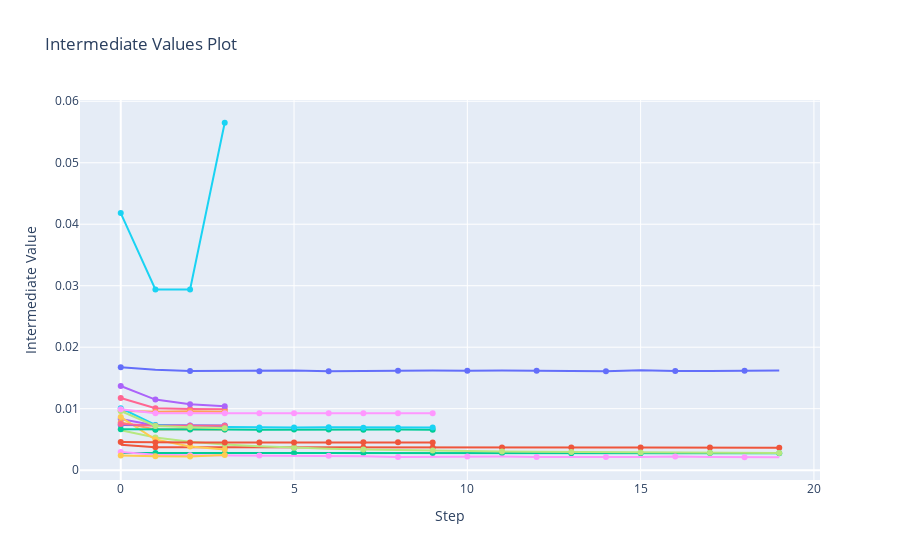

Notebook code cell kept with this figure:
### Code cell
scope = PlotlyScope()

fig=optuna.visualization.plot_intermediate_values(study)
with open("figure2.svg", "wb") as f:
    f.write(scope.transform(fig, format="svg"))
fig

### Figure 1 — Plotly figure (JSON) as saved in the notebook; plotly's stock layout.template omitted (floating-point values rounded to 4 significant figures)
{"data": [{"marker": {"maxdisplayed": 10}, "mode": "lines+markers", "name": "Trial0", "type": "scatter", "x": [0, 1, 2, 3, 4, 5, 6, 7, 8, 9, 10, 11, 12, 13, 14, 15, 16, 17, 18, 19], "y": [0.01675, 0.01632, 0.01612, 0.01616, 0.0161, 0.0162, 0.0161, 0.01619, 0.01617, 0.0162, 0.01615, 0.01623, 0.01617, 0.01615, 0.0161, 0.01627, 0.01612, 0.01614, 0.01618, 0.0162]}, {"marker": {"maxdisplayed": 10}, "mode": "lines+markers", "name": "Trial1", "type": "scatter", "x": [0, 1, 2, 3, 4, 5, 6, 7, 8, 9, 10, 11, 12, 13, 14, 15, 16, 17, 18, 19], "y": [0.004114, 0.003721, 0.003715, 0.003701, 0.00368, 0.00367, 0.003676, 0.003684, 0.003679, 0.003675, 0.003691, 0.003683, 0.003677, 0.003671, 0.003669, 0.003667, 0.003676, 0.003672, 0.003677, 0.003666]}, {"marker": {"maxdisplayed": 10}, "mode": "lines+markers", "name": "Trial2", "type": "scatter", "x": [0, 1, 2, 3, 4, 5, 6, 7, 8, 9, 10, 11, 12, 13, 14, 15, 16, 17, 18, 19], "y": [0.002809, 0.002773, 0.002775, 0.002767, 0.002775, 0.002773, 0.002774, 0.002792, 0.002774, 0.002774, 0.002777, 0.002794, 0.002771, 0.002769, 0.002783, 0.00277, 0.002788, 0.002774, 0.002774, 0.002763]}, {"marker": {"maxdisplayed": 10}, "mode": "lines+markers", "name": "Trial3", "type": "scatter", "x": [0, 1, 2, 3], "y": [0.008336, 0.00728, 0.00709, 0.006993]}, {"marker": {"maxdisplayed": 10}, "mode": "lines+markers", "name": "Trial4", "type": "scatter", "x": [0, 1, 2, 3], "y": [0.007771, 0.006626, 0.006645, 0.006602]}, {"marker": {"maxdisplayed": 10}, "mode": "lines+markers", "name": "Trial5", "type": "scatter", "x": [0, 1, 2, 3], "y": [0.04181, 0.0294, 0.0294, 0.05651]}, {"marker": {"maxdisplayed": 10}, "mode": "lines+markers", "name": "Trial6", "type": "scatter", "x": [0, 1, 2, 3], "y": [0.01175, 0.01007, 0.009933, 0.009898]}, {"marker": {"maxdisplayed": 10}, "mode": "lines+markers", "name": "Trial7", "type": "scatter", "x": [0, 1, 2, 3, 4, 5, 6, 7, 8, 9, 10, 11, 12, 13, 14, 15, 16, 17, 18, 19], "y": [0.006482, 0.005326, 0.004623, 0.004189, 0.003885, 0.003658, 0.003502, 0.003368, 0.003267, 0.003197, 0.003122, 0.003056, 0.003001, 0.002969, 0.002924, 0.00289, 0.002864, 0.002838, 0.002818, 0.002811]}, {"marker": {"maxdisplayed": 10}, "mode": "lines+markers", "name": "Trial8", "type": "scatter", "x": [0, 1, 2, 3, 4, 5, 6, 7, 8, 9, 10, 11, 12, 13, 14, 15, 16, 17, 18, 19], "y": [0.002971, 0.002514, 0.002439, 0.002409, 0.002392, 0.002325, 0.002345, 0.002282, 0.00216, 0.002185, 0.002207, 0.002203, 0.002128, 0.002195, 0.002158, 0.002146, 0.002221, 0.00215, 0.002105, 0.002101]}, {"marker": {"maxdisplayed": 10}, "mode": "lines+markers", "name": "Trial9", "type": "scatter", "x": [0, 1, 2, 3], "y": [0.008641, 0.004972, 0.00384, 0.00335]}, {"marker": {"maxdisplayed": 10}, "mode": "lines+markers", "name": "Trial10", "type": "scatter", "x": [0, 1, 2, 3], "y": [0.007343, 0.007278, 0.007256, 0.007248]}, {"marker": {"maxdisplayed": 10}, "mode": "lines+markers", "name": "Trial11", "type": "scatter", "x": [0, 1, 2, 3, 4, 5, 6, 7, 8, 9], "y": [0.004599, 0.004503, 0.004515, 0.004508, 0.004505, 0.004504, 0.004524, 0.004525, 0.004524, 0.004512]}, {"marker": {"maxdisplayed": 10}, "mode": "lines+markers", "name": "Trial12", "type": "scatter", "x": [0, 1, 2, 3, 4, 5, 6, 7, 8, 9], "y": [0.006635, 0.006583, 0.006613, 0.006596, 0.006593, 0.006623, 0.006616, 0.006584, 0.006597, 0.00658]}, {"marker": {"maxdisplayed": 10}, "mode": "lines+markers", "name": "Trial13", "type": "scatter", "x": [0, 1, 2, 3], "y": [0.01369, 0.01148, 0.01071, 0.0104]}, {"marker": {"maxdisplayed": 10}, "mode": "lines+markers", "name": "Trial14", "type": "scatter", "x": [0, 1, 2, 3], "y": [0.009683, 0.00949, 0.009583, 0.009516]}, {"marker": {"maxdisplayed": 10}, "mode": "lines+markers", "name": "Trial15", "type": "scatter", "x": [0, 1, 2, 3, 4, 5, 6, 7, 8, 9], "y": [0.01008, 0.007345, 0.007079, 0.007004, 0.006927, 0.006932, 0.006961, 0.006918, 0.006914, 0.006938]}, {"marker": {"maxdisplayed": 10}, "mode": "lines+markers", "name": "Trial16", "type": "scatter", "x": [0, 1, 2, 3], "y": [0.007527, 0.007237, 0.007233, 0.007213]}, {"marker": {"maxdisplayed": 10}, "mode": "lines+markers", "name": "Trial17", "type": "scatter", "x": [0, 1, 2, 3], "y": [0.009623, 0.007202, 0.006992, 0.006829]}, {"marker": {"maxdisplayed": 10}, "mode": "lines+markers", "name": "Trial18", "type": "scatter", "x": [0, 1, 2, 3, 4, 5, 6, 7, 8, 9], "y": [0.00991, 0.009245, 0.009247, 0.009272, 0.00925, 0.00924, 0.00925, 0.00925, 0.009246, 0.009243]}, {"marker": {"maxdisplayed": 10}, "mode": "lines+markers", "name": "Trial19", "type": "scatter", "x": [0, 1, 2, 3], "y": [0.002388, 0.002252, 0.002239, 0.002452]}], "layout": {"autosize": true, "showlegend": false, "title": {"text": "Intermediate Values Plot"}, "xaxis": {"autorange": true, "range": [-1.134, 20.13], "title": {"text": "Step"}, "type": "linear"}, "yaxis": {"autorange": true, "range": [-0.001884, 0.06049], "title": {"text": "Intermediate Value"}, "type": "linear"}}}
